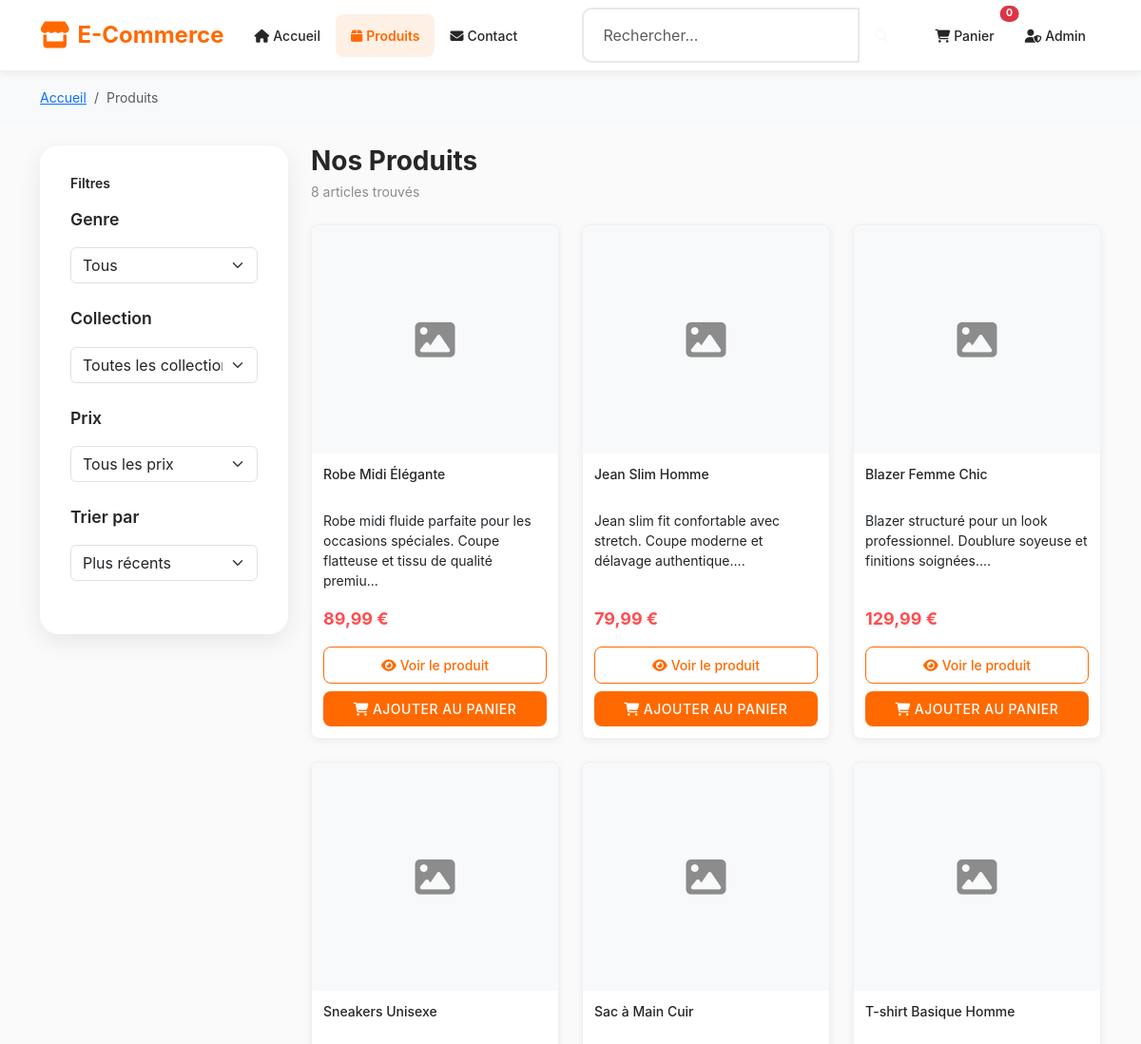
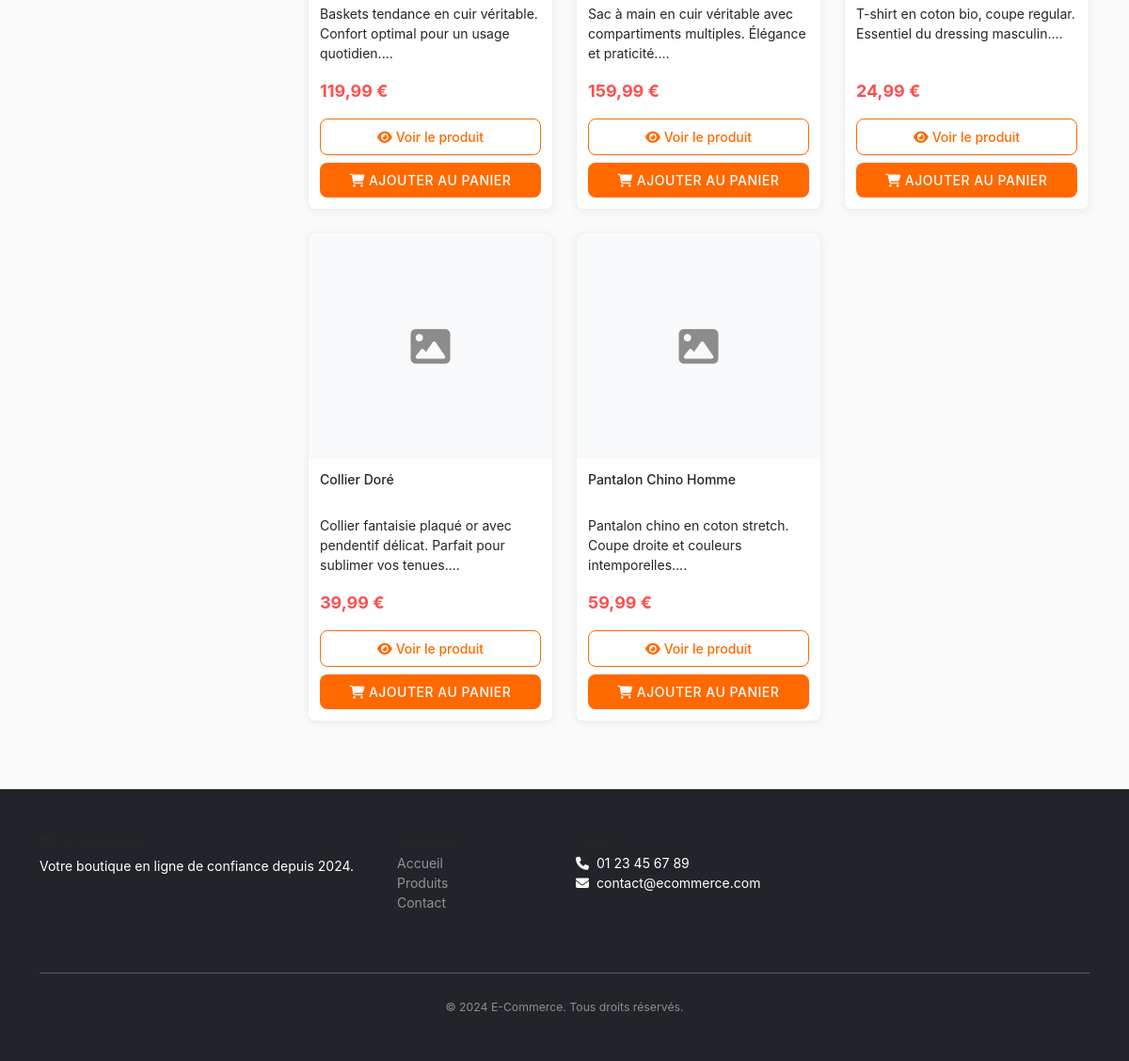
The app's page /products_old.php with its own data (2 pictures, top to bottom).
### tables this page shows
CREATE TABLE IF NOT EXISTS products (
    id INT AUTO_INCREMENT PRIMARY KEY,
    name VARCHAR(255) NOT NULL,
    description TEXT,
    price DECIMAL(10,2) NOT NULL,
    sale_price DECIMAL(10,2) DEFAULT NULL,
    sku VARCHAR(100) UNIQUE,
    stock INT DEFAULT 0,
    category_id INT,
    brand VARCHAR(100),
    color VARCHAR(50),
    size VARCHAR(20),
    material VARCHAR(100),
    gender ENUM('homme', 'femme', 'unisexe') DEFAULT 'unisexe',
    season ENUM('printemps', 'été', 'automne', 'hiver', 'toute_saison') DEFAULT 'toute_saison',
    image_url VARCHAR(255),
    gallery TEXT,  
    tags TEXT,  
    featured BOOLEAN DEFAULT FALSE,
    status ENUM('active', 'inactive', 'out_of_stock') DEFAULT 'active',
    created_at TIMESTAMP DEFAULT CURRENT_TIMESTAMP,
    updated_at TIMESTAMP DEFAULT CURRENT_TIMESTAMP ON UPDATE CURRENT_TIMESTAMP,
    FOREIGN KEY (category_id) REFERENCES categories(id) ON DELETE SET NULL,
    INDEX idx_category (category_id),
    INDEX idx_gender (gender),
    INDEX idx_featured (featured),
    INDEX idx_status (status)
);

### config/app.php (called while the page is built, shortened)
<?php
class Config {
    private static $config = [];
    public static function init($config) {
        self::$config = $config;
    }
    public static function get($key, $default = null) {
        return self::$config[$key] ?? $default;
    }
}
class App {
    public static function formatPrice($price) {
        return number_format((float)$price, 2, ',', ' ') . ' ' . Config::get('currency_symbol');
    }
}
?>

### models/Product.php (called while the page is built, shortened)
<?php
class Product {
    private $pdo;
    public function __construct($pdo) {
        $this->pdo = $pdo;
    }
    public function getAll($filters = [], $page = 1, $limit = 12, $useCache = true) {
        $cacheKey = 'products_' . md5(serialize($filters) . "_page_{$page}_limit_{$limit}");
        if ($useCache) {
            $cached = Cache::get($cacheKey);
        }
        $where = ["p.status = 'active'"];
        $params = [];
        if (!isset($filters['include_out_of_stock'])) {
            $where[] = "p.stock > 0";
        }
        $whereClause = implode(' AND ', $where);
        $countSql = "SELECT COUNT(*) FROM products p
                     LEFT JOIN categories c ON p.category_id = c.id
                     WHERE {$whereClause}";
        $countStmt = $this->pdo->prepare($countSql);
        $countStmt->execute($params);
        $total = $countStmt->fetchColumn();
        $orderBy = "p.created_at DESC";
        $offset = ($page - 1) * $limit;
        $params[':limit'] = $limit;
        $params[':offset'] = $offset;
        $sql = "SELECT p.*, c.name as category_name, c.slug as category_slug
                FROM products p
                LEFT JOIN categories c ON p.category_id = c.id
                WHERE {$whereClause}
                ORDER BY {$orderBy}
                LIMIT :limit OFFSET :offset";
        $stmt = $this->pdo->prepare($sql);
        $stmt->execute($params);
        $products = $stmt->fetchAll();
        $result = [
            'products' => $products,
            'total' => $total,
            'pages' => ceil($total / $limit),
            'current_page' => $page,
            'per_page' => $limit
        ];
        return $result;
    }
}
?>

### config/bootstrap.php (called while the page is built, shortened)
<?php
require_once __DIR__ . '/security.php';
require_once __DIR__ . '/app.php';
class Cache {
    private static $cacheDir = __DIR__ . '/../cache/';
    public static function get($key) {
        $filename = self::$cacheDir . md5($key) . '.cache';
        if (!file_exists($filename)) {
            return null;
        }
        $data = unserialize(file_get_contents($filename));
        return $data['value'];
    }
    public static function set($key, $value, $duration = 3600) {
        $filename = self::$cacheDir . md5($key) . '.cache';
        $data = [
            'value' => $value,
            'expires' => time() + $duration
        ];
    }
}
function formatPrice($price) {
    return App::formatPrice($price);
}
?>

### products_old.php (the view, shortened to what this page needs)
<?php
require_once 'config/bootstrap.php';
require_once 'models/Product.php';
$productModel = new Product($pdo);
$filters = [];
$page = max(1, (int)($_GET['page'] ?? 1));
$perPage = Config::get('items_per_page', 12);
$result = $productModel->getAll($filters, $page, $perPage);
$products = $result['products'];
$totalProducts = $result['total'];
$categories = [];
try {
    $stmt = $pdo->query("SELECT * FROM categories WHERE status = 'active' ORDER BY name");
    $categories = $stmt->fetchAll();
} catch (Exception $e) {
    $categories = [];
}
$pageTitle = 'Nos Produits';
?>
<!DOCTYPE html>
<html lang="fr">
<head>
    <link href="https://cdn.jsdelivr.net/npm/bootstrap@5.3.0/dist/css/bootstrap.min.css" rel="stylesheet">
    <link href="https://cdnjs.cloudflare.com/ajax/libs/font-awesome/6.4.0/css/all.min.css" rel="stylesheet">
    <link href="assets/css/style.css" rel="stylesheet">
</head>
<body>
    <nav class="navbar navbar-expand-lg navbar-dark bg-primary fixed-top">
        <div class="container">
            <a class="navbar-brand fw-bold" href="index.php">
                <i class="fas fa-store me-2"></i>E-Commerce
            </a>
            <div class="collapse navbar-collapse" id="navbarNav">
                <ul class="navbar-nav me-auto">
                    <li class="nav-item">
                        <a class="nav-link" href="index.php">
                            <i class="fas fa-home me-1"></i>Accueil
                        </a>
                    </li>
                    <li class="nav-item">
                        <a class="nav-link active" href="products.php">
                            <i class="fas fa-box me-1"></i>Produits
                        </a>
                    </li>
                    <li class="nav-item">
                        <a class="nav-link" href="contact.php">
                            <i class="fas fa-envelope me-1"></i>Contact
                        </a>
                    </li>
                </ul>
                <form class="d-flex me-3" method="GET" action="products.php">
                    <div class="input-group">
                        <input class="form-control" type="search" name="search" placeholder="Rechercher..."
                               value="<?php echo htmlspecialchars($search); ?>">
                        <button class="btn btn-outline-light" type="submit">
                            <i class="fas fa-search"></i>
                        </button>
                    </div>
                </form>
                <ul class="navbar-nav">
                    <li class="nav-item">
                        <a class="nav-link position-relative" href="cart.php">
                            <i class="fas fa-shopping-cart me-1"></i>Panier
                            <span class="position-absolute top-0 start-100 translate-middle badge rounded-pill bg-danger" id="cart-count">0</span>
                        </a>
                    </li>
                    <li class="nav-item">
                        <a class="nav-link" href="admin/login.php">
                            <i class="fas fa-user-shield me-1"></i>Admin
                        </a>
                    </li>
                </ul>
            </div>
        </div>
    </nav>
    <div style="height: 76px;"></div>
    <nav aria-label="breadcrumb" class="bg-light py-3">
        <div class="container">
            <ol class="breadcrumb mb-0">
                <li class="breadcrumb-item"><a href="index.php">Accueil</a></li>
                <li class="breadcrumb-item active">Produits</li>
            </ol>
        </div>
    </nav>
    <div class="container py-4">
        <div class="row">
            <div class="col-lg-3 mb-4">
                <div class="search-filters">
                    <h5 class="mb-3">Filtres</h5>
                    <form method="GET" action="products.php">
                        <div class="filter-section">
                            <label class="filter-title">Genre</label>
                            <select name="gender" class="form-select" onchange="this.form.submit()">
                                <option value="">Tous</option>
                            </select>
                        </div>
                        <?php if (!empty($categories)): ?>
                        <div class="filter-section">
                            <label class="filter-title">Collection</label>
                            <select name="category" class="form-select" onchange="this.form.submit()">
                                <option value="">Toutes les collections</option>
                            </select>
                        </div>
                        <?php endif; ?>
                        <div class="filter-section">
                            <label class="filter-title">Prix</label>
                            <select name="price_range" class="form-select" onchange="this.form.submit()">
                                <option value="">Tous les prix</option>
                            </select>
                        </div>
                        <div class="filter-section">
                            <label class="filter-title">Trier par</label>
                            <select name="sort" class="form-select" onchange="this.form.submit()">
                                <option value="newest" <?php echo $sortBy == 'newest' ? 'selected' : ''; ?>>Plus récents</option>
                            </select>
                        </div>
                    </form>
                </div>
            </div>
            <div class="col-lg-9">
                <div class="d-flex justify-content-between align-items-center mb-4">
                    <div>
                        <h1 class="h3 mb-1 fashion-title"><?php echo $pageTitle; ?></h1>
                        <p class="text-muted mb-0">
                            <?php echo $totalProducts; ?> article<?php echo $totalProducts > 1 ? 's' : ''; ?> trouvé<?php echo $totalProducts > 1 ? 's' : ''; ?>
                        </p>
                    </div>
                </div>
                <?php if (empty($products)): ?>
                    <div class="text-center py-5">
                        <i class="fas fa-search fa-3x text-muted mb-3"></i>
                        <h4>Aucun article trouvé</h4>
                        <p class="text-muted">Essayez de modifier vos critères de recherche ou explorez nos collections.</p>
                        <a href="products.php" class="btn btn-primary">Voir Toutes les Collections</a>
                    </div>
                <?php else: ?>
                    <div class="row g-4">
                        <?php foreach ($products as $product): ?>
                            <div class="col-md-6 col-lg-4">
                                <div class="card product-card h-100">
                                    <?php if ($product['image_url'] && file_exists($product['image_url'])): ?>
                                        <img src="<?php echo htmlspecialchars($product['image_url']); ?>"
                                             class="card-img-top product-image"
                                             alt="<?php echo htmlspecialchars($product['name']); ?>">
                                    <?php else: ?>
                                        <div class="card-img-top product-image bg-light d-flex align-items-center justify-content-center">
                                            <i class="fas fa-image fa-3x text-muted"></i>
                                        </div>
                                    <?php endif; ?>
                                    <div class="card-body product-info d-flex flex-column">
                                        <h5 class="product-title"><?php echo htmlspecialchars($product['name']); ?></h5>
                                        <p class="product-description flex-grow-1">
                                            <?php echo htmlspecialchars(substr($product['description'], 0, 100)) . '...'; ?>
                                        </p>
                                        <div class="mt-auto">
                                            <div class="product-price mb-3">
                                                <?php echo formatPrice($product['price']); ?>
                                            </div>
                                            <div class="d-grid gap-2">
                                                <a href="product.php?id=<?php echo $product['id']; ?>" class="btn btn-outline-primary">
                                                    <i class="fas fa-eye me-1"></i>Voir le produit
                                                </a>
                                                <button class="btn btn-primary btn-add-to-cart"
                                                        onclick="addToCart(<?php echo $product['id']; ?>, '<?php echo addslashes($product['name']); ?>', <?php echo $product['price']; ?>)">
                                                    <i class="fas fa-shopping-cart me-1"></i>Ajouter au panier
                                                </button>
                                            </div>
                                        </div>
                                    </div>
                                </div>
                            </div>
                        <?php endforeach; ?>
                    </div>
                <?php endif; ?>
            </div>
        </div>
    </div>
    <footer class="bg-dark text-white py-5 mt-5">
        <div class="container">
            <div class="row">
                <div class="col-lg-4 mb-4">
                    <h5><i class="fas fa-store me-2"></i>E-Commerce</h5>
                    <p class="mb-3">Votre boutique en ligne de confiance depuis 2024.</p>
                </div>
                <div class="col-lg-2 col-md-6 mb-4">
                    <h6>Navigation</h6>
                    <ul class="list-unstyled">
                        <li><a href="index.php" class="text-white-50 text-decoration-none">Accueil</a></li>
                        <li><a href="products.php" class="text-white-50 text-decoration-none">Produits</a></li>
                        <li><a href="contact.php" class="text-white-50 text-decoration-none">Contact</a></li>
                    </ul>
                </div>
                <div class="col-lg-3 col-md-6 mb-4">
                    <h6>Contact</h6>
                    <ul class="list-unstyled">
                        <li><i class="fas fa-phone me-2"></i>01 23 45 67 89</li>
                        <li><i class="fas fa-envelope me-2"></i>contact@ecommerce.com</li>
                    </ul>
                </div>
            </div>
            <hr class="my-4">
            <div class="text-center">
                <small class="text-muted">© 2024 E-Commerce. Tous droits réservés.</small>
            </div>
        </div>
    </footer>
</body>
</html>

### records on screen
products: name "Robe Midi Élégante", description "Robe midi fluide parfaite pour les occasions spéciales. Coupe flatteuse et tissu de qualité premiu", price "89,99 €"
products: name "Jean Slim Homme", description "Jean slim fit confortable avec stretch. Coupe moderne et délavage authentique.", price "79,99 €"
products: name "Blazer Femme Chic", description "Blazer structuré pour un look professionnel. Doublure soyeuse et finitions soignées.", price "129,99 €"
products: name "Sneakers Unisexe", description "Baskets tendance en cuir véritable. Confort optimal pour un usage quotidien.", price "119,99 €"
products: name "Sac à Main Cuir", description "Sac à main en cuir véritable avec compartiments multiples. Élégance et praticité.", price "159,99 €"
products: name "T-shirt Basique Homme", description "T-shirt en coton bio, coupe regular. Essentiel du dressing masculin.", price "24,99 €"
products: name "Collier Doré", description "Collier fantaisie plaqué or avec pendentif délicat. Parfait pour sublimer vos tenues.", price "39,99 €"
products: name "Pantalon Chino Homme", description "Pantalon chino en coton stretch. Coupe droite et couleurs intemporelles.", price "59,99 €"

### other values on screen
$pageTitle "Nos Produits"
$totalProducts "8"
